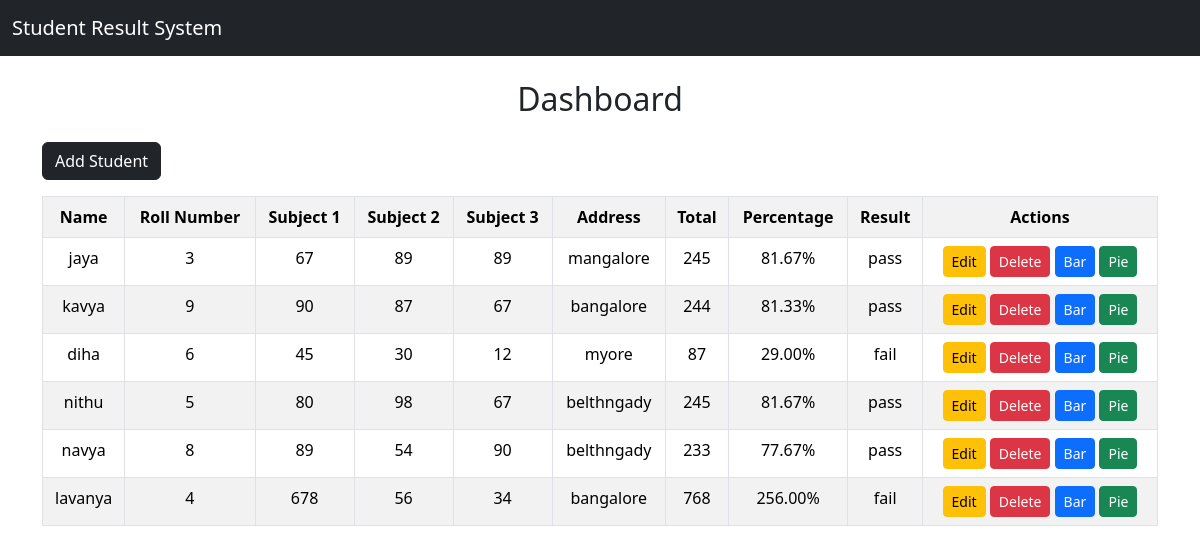
The app's page / (signed in) with its own data.
### results/models.py (models this page shows, shortened)
class Student(models.Model):
    name = models.CharField(max_length=100)
    roll_number = models.PositiveIntegerField(unique=True)
    subject1 = models.PositiveIntegerField()
    subject2 = models.PositiveIntegerField()
    subject3 = models.PositiveIntegerField()
    address = models.CharField(max_length=50)
    def total(self):
        return self.subject1 + self.subject2 + self.subject3
    def percentage(self):
        return self.total() / 3
    def result(self):
        if self.subject1 >= 35 and self.subject2 >= 35 and self.subject3 >= 35:
            return "pass"
        else:
            return "fail"

### results/views.py (the view)
# urls.py: path('', views.student_list, name='home'),   # Dashboard
@login_required
def student_list(request):
    students = Student.objects.all()
    return render(request, 'results/student_list.html', {'students': students})

### results/templates/results/student_list.html
{% extends 'results/base.html' %}
{% block content %}
<h2 class="text-center mb-4">Dashboard</h2>
<a href="{% url 'add_student' %}" class="btn btn-dark mb-3">Add Student</a>
<table class="table table-bordered table-striped text-center">
    <tr>
        <th>Name</th>
        <th>Roll Number</th>
        <th>Subject 1</th>
        <th>Subject 2</th>
        <th>Subject 3</th>
        <th>Address</th>
        <th>Total</th>
        <th>Percentage</th>
        <th>Result</th>
        <th>Actions</th>
    </tr>
    {% for student in students %}
    <tr>
        <td>{{ student.name }}</td>
        <td>{{ student.roll_number }}</td>
        <td>{{ student.subject1 }}</td>
        <td>{{ student.subject2 }}</td>
        <td>{{ student.subject3 }}</td>
        <td>{{ student.address }}</td>
        <td>{{ student.total }}</td>
        <td>{{ student.percentage|floatformat:2 }}%</td>
        <td>{{ student.result }}</td>
        <td>
            <a href="{% url 'edit_student' student.id %}" class="btn btn-warning btn-sm">Edit</a>
            <a href="{% url 'delete_student' student.id %}" class="btn btn-danger btn-sm">Delete</a>
            <a href="{% url 'student_chart' %}" class="btn btn-primary btn-sm">Bar</a>
            <a href="{% url 'pass_fail_chart' %}" class="btn btn-success btn-sm">Pie</a>
        </td>
    </tr>
    {% endfor %}
</table>
{% endblock %}

### results/templates/results/base.html (shortened to what this page needs)
<!DOCTYPE html>
<html>
<head>
    <link href="https://cdn.jsdelivr.net/npm/bootstrap@5.3.2/dist/css/bootstrap.min.css" rel="stylesheet">
</head>
<body>
<nav class="navbar navbar-dark bg-dark">
    <div class="container-fluid">
        <span class="navbar-brand">Student Result System</span>
    </div>
</nav>
<div class="container mt-4">
    {% block content %}
    {% endblock %}
</div>
</body>
</html>

### records on screen
Student: name "jaya", roll_number "3", subject1 "67", subject2 "89", subject3 "89", address "mangalore", total "245", percentage "81.67", result "pass"
Student: name "kavya", roll_number "9", subject1 "90", subject2 "87", subject3 "67", address "bangalore", total "244", percentage "81.33", result "pass"
Student: name "diha", roll_number "6", subject1 "45", subject2 "30", subject3 "12", address "myore", total "87", percentage "29.00", result "fail"
Student: name "nithu", roll_number "5", subject1 "80", subject2 "98", subject3 "67", address "belthngady", total "245", percentage "81.67", result "pass"
Student: name "navya", roll_number "8", subject1 "89", subject2 "54", subject3 "90", address "belthngady", total "233", percentage "77.67", result "pass"
Student: name "lavanya", roll_number "4", subject1 "678", subject2 "56", subject3 "34", address "bangalore", total "768", percentage "256.00", result "fail"
